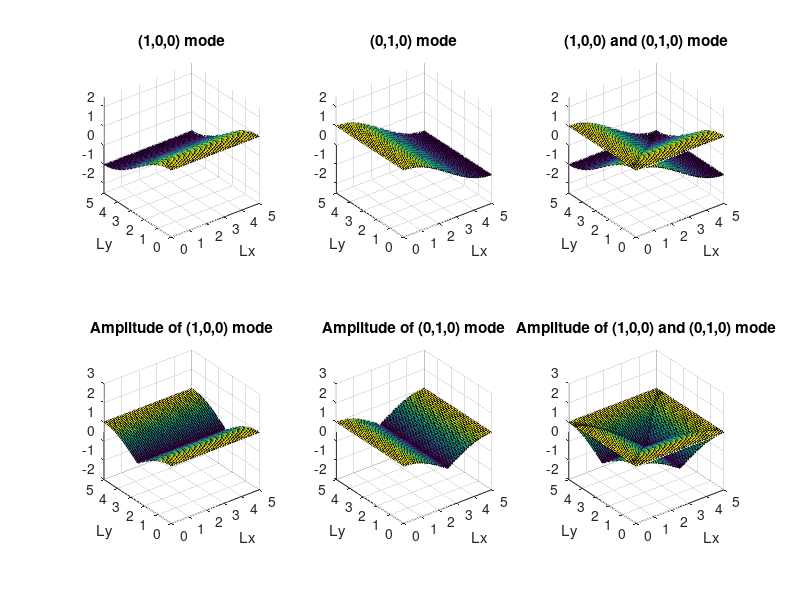

Source code (MATLAB):
% Author: Helena Peic Tukuljac, LTS2, EPFL
% Title: "Localization of Multiple Sound Sources in a Room with One Microhone"
% Conference: SPIE, 2017

clc; clear; close all

Lx = 5;
Ly = 5;
Lz = 5;
xx = 0:0.1:(Lx);
yy = 0:0.1:(Ly);
zz = 0:0.1:(Lz);
colormap jet

i = 1;
for x = xx
    j = 1;
    for y = yy
        k = 1;
        for z = zz
            z100(i,j,k)  = cos(pi*x/Lx);
            z010(i,j,k)  = cos(pi*y/Ly);
            z001(i,j,k)  = cos(pi*z/Lz);
            k = k + 1;
        end
        j = j + 1;
    end
    i = i + 1;
end


%% non-axial modes bring no new information, so we observe just the basic modes
figure('units','normalized','outerposition',[0 0 1 1])

subplot(2,3,1)
surf(xx, yy, z100(:,:,1))
xlabel('Lx')
ylabel('Ly')
title('(1,0,0) mode')
axis equal

subplot(2,3,4)
surf(xx, yy, abs(z100(:,:,1)))
xlabel('Lx')
ylabel('Ly')
title('Amplitude of (1,0,0) mode')
axis equal

subplot(2,3,2)
surf(xx, yy, z010(:,:,1))
xlabel('Lx')
ylabel('Ly')
title('(0,1,0) mode')
axis equal

subplot(2,3,5)
surf(xx, yy, abs(z010(:,:,1)))
xlabel('Lx')
ylabel('Ly')
title('Amplitude of (0,1,0) mode')
axis equal

subplot(2,3,3)
surf(xx, yy, z100(:,:,1))
hold on
surf(xx, yy, z010(:,:,1))
xlabel('Lx')
ylabel('Ly')
title('(1,0,0) and (0,1,0) mode')
axis equal

subplot(2,3,6)
surf(xx, yy, abs(z100(:,:,1)))
hold on
surf(xx, yy, abs(z010(:,:,1)))
xlabel('Lx')
ylabel('Ly')
title('Amplitude of (1,0,0) and (0,1,0) mode')
axis equal
